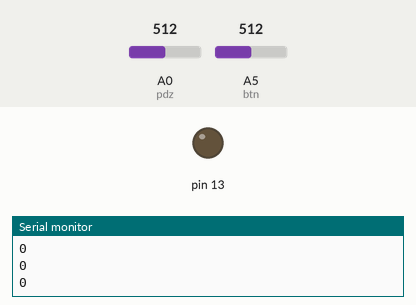
The sketch below on a simulated Arduino Uno, built with avr-gcc and run on an emulated ATmega328P. On the bench: output pins drawn as LEDs (lit = HIGH), the last lines printed to the serial monitor. Inputs (shaded band) come from the test bench; at power-on: A0 (pdz) = 512, A5 (btn) = 512.

Above: at 1.2 s.
1.3 s: A0 (pdz) set to 0
At 2.0 s:
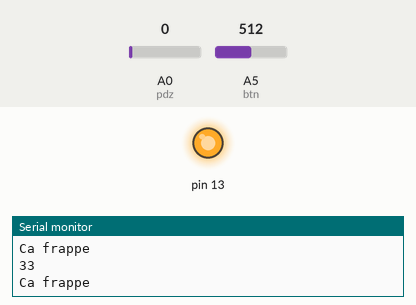
2.8 s: A0 (pdz) set to 122
At 4.1 s:
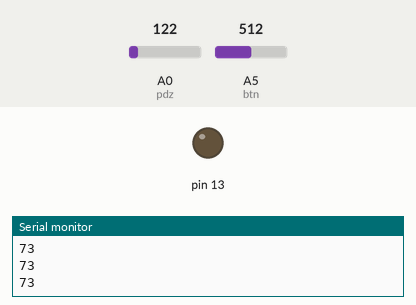
Timing chart, 0 to 5.8 s (numbered marks = the images above; inputs shaded):
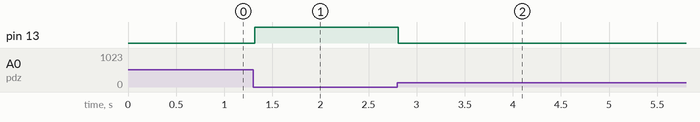

The sketch:

JaBoire.ino
```cpp
const int pdz = A0;
const int btn = A5;

int sensible = 0;
int sensorValue0 = 0;
int sensorValue5 = 0;

int compteur = 0;


void setup() {
  Serial.begin(9600);
  pinMode(13, OUTPUT);
}


void loop() {

  sensorValue0 = analogRead(pdz);
  sensorValue5 = analogRead(btn);

 Serial.println(compteur);
 if(sensorValue0==sensible){
   Serial.println("Ca frappe");
   digitalWrite(13, HIGH);
   compteur=compteur+1;
   delay(20);
 }
 else{
  digitalWrite(13, LOW);
 }
 }
```

Measured:
- after the input at 1.3 s, pin 13: LOW → HIGH at once
- after the input at 2.8 s, pin 13: HIGH → LOW at once
